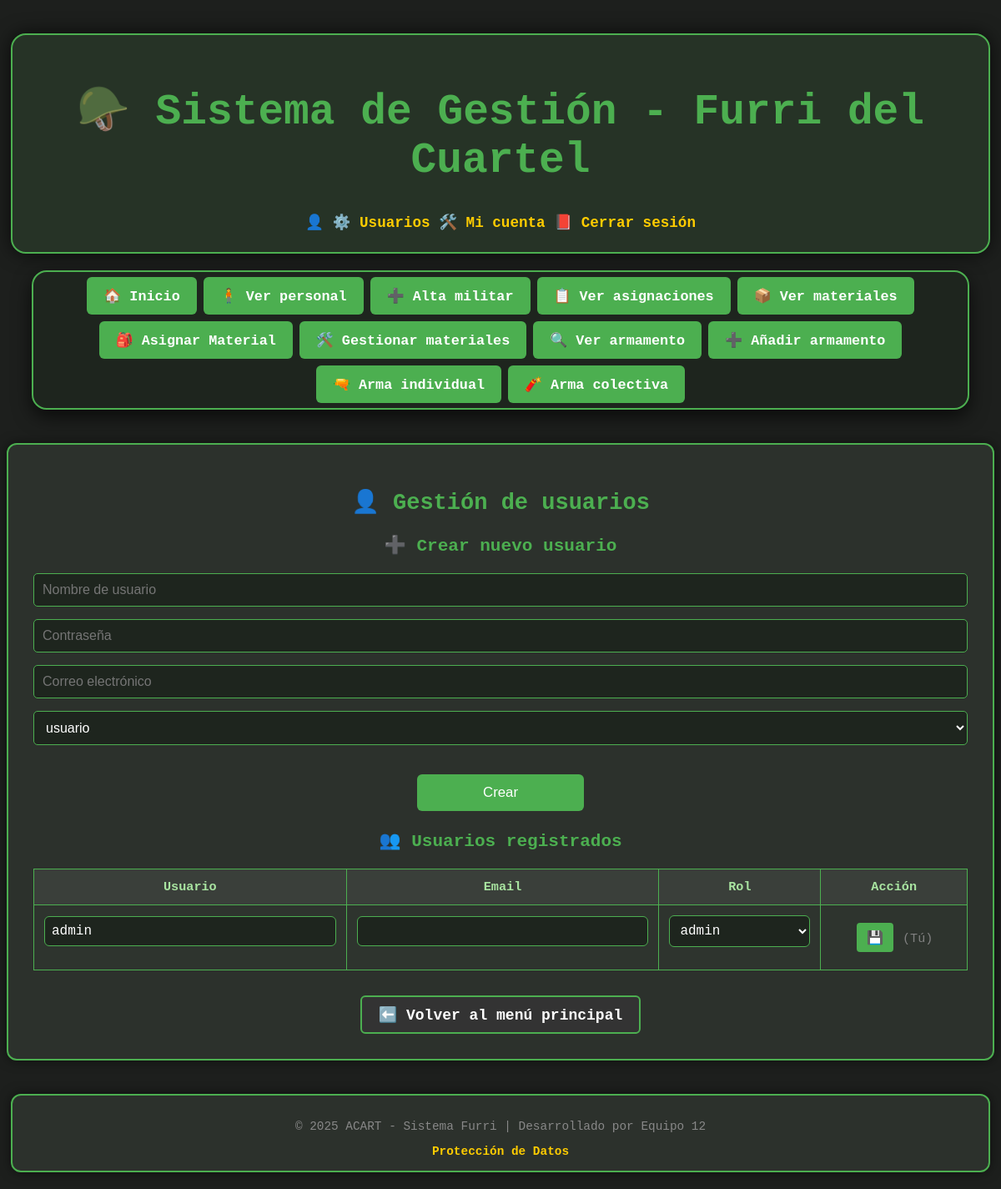
The page /adjuntos/admin_usuarios.php (signed in) on the database its author committed.
### tables this page shows
CREATE TABLE USUARIOS (
    id_usuario INT AUTO_INCREMENT PRIMARY KEY,
    nombre_usuario VARCHAR(50) UNIQUE NOT NULL,
    clave_hash VARCHAR(255) NOT NULL,
    rol ENUM('admin', 'usuario') DEFAULT 'usuario'
);

### adjuntos/admin_usuarios.php (the view, shortened to what this page needs)
<?php
include 'conexion.php';
$usuarios = $conexion->query("SELECT * FROM USUARIOS")->fetch_all(MYSQLI_ASSOC);
?>
<!DOCTYPE html>
<html lang="es">
<head>
    <link rel="stylesheet" href="estilo.css">
</head>
<body>
<?php include 'header.php'; ?>
<?php include 'nav.php'; ?>
<main class="contenedor">
    <h2>👤 Gestión de usuarios</h2>
    <h3>➕ Crear nuevo usuario</h3>
    <form method="POST">
        <input type="text" name="nuevo_usuario" placeholder="Nombre de usuario" required>
        <input type="password" name="nueva_clave" placeholder="Contraseña" required>
        <input type="email" name="email" placeholder="Correo electrónico" required>
        <select name="nuevo_rol" required>
            <option value="usuario">usuario</option>
        </select>
        <input type="submit" name="crear" value="Crear">
    </form>
    <h3>👥 Usuarios registrados</h3>
    <table>
        <tr><th>Usuario</th><th>Email</th><th>Rol</th><th>Acción</th></tr>
        <?php foreach ($usuarios as $u): ?>
            <tr>
                <form method="POST">
                    <td><input type="text" name="nombre_usuario" value="<?= htmlspecialchars($u['nombre_usuario']) ?>" required></td>
                    <td><input type="email" name="email" value="<?= htmlspecialchars($u['email']) ?>" required></td>
                    <td>
                        <select name="rol">
                            <option value="admin" <?= $u['rol'] === 'admin' ? 'selected' : '' ?>>admin</option>
                        </select>
                    </td>
                    <td>
                        <button type="submit" name="editar" class="boton-accion">💾</button>
                        <?php if ($u['id_usuario'] != $_SESSION['id_usuario']): ?>
                            <button type="button" class="boton-accion boton-rojo" onclick="if(confirm('¿Seguro que deseas eliminar este usuario?')) window.location.href='?eliminar=<?= $u['id_usuario'] ?>';">🗑️</button>
                        <?php else: ?>
                            <span style="color: gray;">(Tú)</span>
                        <?php endif; ?>
                    </td>
                </form>
            </tr>
        <?php endforeach; ?>
    </table>
    <div style="text-align: center; margin-top: 30px;">
        <a href="index.php" class="boton-volver">⬅️ Volver al menú principal</a>
    </div>
</main>
<?php include 'footer.php'; ?>
</body>
</html>

### estilo.css (style rules this page uses)
body { background-color: #1d1f1d; color: #e0e0e0; font-family: 'Courier New', monospace; margin: 0; padding: 0; }
h2, h3 { color: #4caf50; text-align: center; }
header, nav, .contenedor, .flex-wrapper, footer { max-width: 1100px; margin-left: auto; margin-right: auto; }
.contenedor { margin-top: 0; margin-bottom: 40px; padding: 30px; background-color: #2c312c; border: 2px solid #4caf50; border-radius: 12px; text-align: center; box-shadow: 0 0 14px #00000080; }
.boton-volver { display: inline-block; padding: 10px 20px; background-color: #333; color: #fff; border: 2px solid #4caf50; border-radius: 6px; text-decoration: none; font-weight: bold; transition: background-color 0.3s, border-color 0.3s; }
form { max-width: 100%; margin: 0 auto; }
input[type="text"], input[type="password"], input[type="email"], input[type="number"], select, textarea { width: 100%; padding: 10px; margin-bottom: 15px; border-radius: 5px; border: 1px solid #4caf50; background-color: #1e251e; color: white; font-size: 1rem; box-sizing: border-box; }
input[type="submit"] { width: auto; min-width: 180px; padding: 10px 22px; margin: 20px auto 10px; display: block; background-color: #4caf50; border: none; color: white; font-size: 1rem; border-radius: 6px; cursor: pointer; transition: background-color 0.3s; text-align: center; }
.boton-accion { background-color: #4CAF50; color: white; border: none; padding: 6px 10px; margin: 2px; border-radius: 4px; cursor: pointer; font-size: 1rem; transition: background-color 0.2s ease; }
table { width: 100%; border-collapse: collapse; margin-top: 10px; background-color: #2e342e; }
th, td { padding: 10px; border: 1px solid #4caf50; text-align: center; }
th { background-color: #3a3f3a; color: #a9e5a1; }
table input[type="text"], table input[type="email"], table select { width: 100%; box-sizing: border-box; background-color: #1e251e; color: white; border: 1px solid #4caf50; border-radius: 6px; padding: 8px; font-family: monospace; }
a { color: #ffcc00; text-decoration: none; font-weight: bold; }
@media (min-width: 1200px) { body { font-size: 18px; } }
@media (min-width: 1200px) { header, nav, .contenedor, .flex-wrapper, footer { max-width: 1300px; width: calc(100% - 80px); } }
@media (min-width: 1200px) { table { font-size: 0.95rem; } }
@media (min-width: 1200px) { th, td { padding: 12px; } }
@media (min-width: 1200px) { input[type="submit"] { min-width: 200px; padding: 12px 26px; font-size: 1.05rem; } }
@media (min-width: 1200px) { .boton-accion { padding: 8px 12px; font-size: 1rem; } }

### rows shown on the page
usuarios: nombre_usuario "admin", rol "admin", shows "(Tú)"
